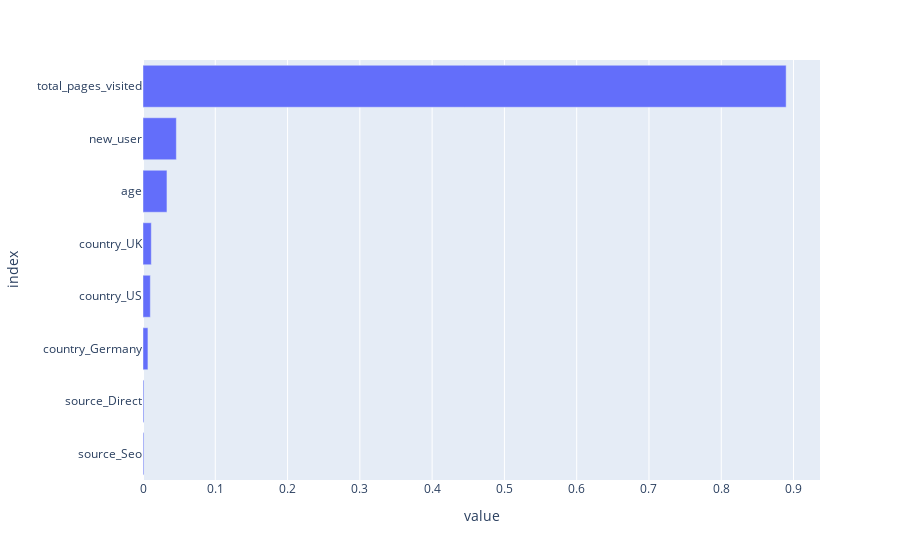

Write notebook code for a chart like this one.
### Code cell
# Plot coefficients
fig = px.bar(feature_importance, orientation="h")
fig.update_layout(
    showlegend=False, margin={"l": 120}  # to avoid cropping of column names
)
fig.show()

### Figure 1 — Plotly figure (JSON) as saved in the notebook; plotly's stock layout.template omitted (floating-point values rounded to 4 significant figures)
{"data": [{"alignmentgroup": "True", "hovertemplate": "variable=feature_importances<br>value=%{x}<br>index=%{y}<extra></extra>", "legendgroup": "feature_importances", "marker": {"color": "#636efa", "pattern": {"shape": ""}}, "name": "feature_importances", "offsetgroup": "feature_importances", "orientation": "h", "showlegend": true, "textposition": "auto", "type": "bar", "x": [0.001199, 0.001284, 0.006831, 0.01014, 0.01148, 0.03315, 0.04614, 0.8898], "xaxis": "x", "y": ["source_Seo", "source_Direct", "country_Germany", "country_US", "country_UK", "age", "new_user", "total_pages_visited"], "yaxis": "y"}], "layout": {"barmode": "relative", "legend": {"title": {"text": "variable"}, "tracegroupgap": 0}, "margin": {"l": 120, "t": 60}, "showlegend": false, "xaxis": {"anchor": "y", "domain": [0, 1], "title": {"text": "value"}}, "yaxis": {"anchor": "x", "domain": [0, 1], "title": {"text": "index"}}}}
